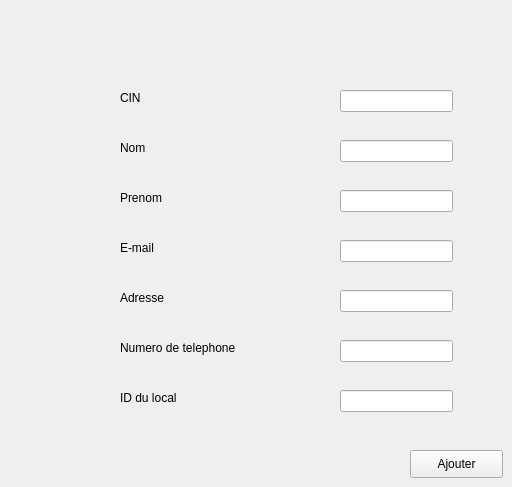
      <widget class="QWidget" name="Ajouter_locataire">
       <attribute name="title">
        <string>Ajouter </string>
       </attribute>
       <widget class="QLineEdit" name="lineNom">
        <property name="geometry">
         <rect>
          <x>340</x>
          <y>140</y>
          <width>113</width>
          <height>22</height>
         </rect>
        </property>
        <property name="styleSheet">
         <string notr="true"/>
        </property>
       </widget>
       <widget class="QLabel" name="Email">
        <property name="geometry">
         <rect>
          <x>120</x>
          <y>240</y>
          <width>131</width>
          <height>16</height>
         </rect>
        </property>
        <property name="text">
         <string>E-mail</string>
        </property>
       </widget>
       <widget class="QLineEdit" name="lineNumTel">
        <property name="geometry">
         <rect>
          <x>340</x>
          <y>290</y>
          <width>113</width>
          <height>22</height>
         </rect>
        </property>
       </widget>
       <widget class="QLineEdit" name="lineID_local">
        <property name="geometry">
         <rect>
          <x>340</x>
          <y>390</y>
          <width>113</width>
          <height>22</height>
         </rect>
        </property>
       </widget>
       <widget class="QLineEdit" name="linePrenom">
        <property name="geometry">
         <rect>
          <x>340</x>
          <y>190</y>
          <width>113</width>
          <height>22</height>
         </rect>
        </property>
       </widget>
       <widget class="QLineEdit" name="lineAdresse">
        <property name="geometry">
         <rect>
          <x>340</x>
          <y>340</y>
          <width>113</width>
          <height>22</height>
         </rect>
        </property>
       </widget>
       <widget class="QLabel" name="Nom">
        <property name="geometry">
         <rect>
          <x>120</x>
          <y>140</y>
          <width>55</width>
          <height>16</height>
         </rect>
        </property>
        <property name="text">
         <string>Nom</string>
        </property>
       </widget>
       <widget class="QPushButton" name="Ajout_locataire">
        <property name="geometry">
         <rect>
          <x>410</x>
          <y>450</y>
          <width>93</width>
          <height>28</height>
         </rect>
        </property>
        <property name="text">
         <string>Ajouter</string>
        </property>
       </widget>
       <widget class="QLineEdit" name="lineEmail">
        <property name="geometry">
         <rect>
          <x>340</x>
          <y>240</y>
          <width>113</width>
          <height>22</height>
         </rect>
        </property>
       </widget>
       <widget class="QLabel" name="Prenom">
        <property name="geometry">
         <rect>
          <x>120</x>
          <y>190</y>
          <width>121</width>
          <height>16</height>
         </rect>
        </property>
        <property name="text">
         <string>Prenom</string>
        </property>
       </widget>
       <widget class="QLabel" name="Adresse">
        <property name="geometry">
         <rect>
          <x>120</x>
          <y>290</y>
          <width>121</width>
          <height>16</height>
         </rect>
        </property>
        <property name="text">
         <string>Adresse</string>
        </property>
       </widget>
       <widget class="QLabel" name="CIN">
        <property name="geometry">
         <rect>
          <x>120</x>
          <y>90</y>
          <width>55</width>
          <height>16</height>
         </rect>
        </property>
        <property name="text">
         <string>CIN</string>
        </property>
       </widget>
       <widget class="QLabel" name="ID_Local">
        <property name="geometry">
         <rect>
          <x>120</x>
          <y>390</y>
          <width>101</width>
          <height>16</height>
         </rect>
        </property>
        <property name="text">
         <string>ID du local</string>
        </property>
       </widget>
       <widget class="QLineEdit" name="lineCIN">
        <property name="geometry">
         <rect>
          <x>340</x>
          <y>90</y>
          <width>113</width>
          <height>22</height>
         </rect>
        </property>
        <property name="styleSheet">
         <string notr="true"/>
        </property>
       </widget>
       <widget class="QLabel" name="NumTel">
        <property name="geometry">
         <rect>
          <x>120</x>
          <y>340</y>
          <width>141</width>
          <height>16</height>
         </rect>
        </property>
        <property name="text">
         <string>Numero de telephone</string>
        </property>
       </widget>
      </widget>
